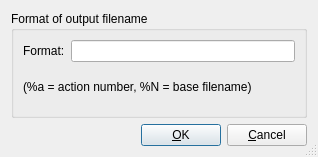
<?xml version="1.0" encoding="UTF-8"?>
<ui version="4.0">
 <class>SetOptionsDialog</class>
 <widget class="QDialog" name="SetOptionsDialog">
  <property name="geometry">
   <rect>
    <x>0</x>
    <y>0</y>
    <width>318</width>
    <height>157</height>
   </rect>
  </property>
  <property name="windowTitle">
   <string>General options</string>
  </property>
  <property name="sizeGripEnabled">
   <bool>true</bool>
  </property>
  <layout class="QGridLayout" name="gridLayout_2">
   <item row="0" column="0">
    <widget class="QGroupBox" name="groupBox">
     <property name="title">
      <string>Format of output filename</string>
     </property>
     <layout class="QGridLayout" name="gridLayout">
      <item row="0" column="0">
       <layout class="QHBoxLayout" name="horizontalLayout">
        <item>
         <widget class="QLabel" name="label_2">
          <property name="text">
           <string>Format:</string>
          </property>
         </widget>
        </item>
        <item>
         <widget class="QLineEdit" name="FilenameFormat_lineEdit"/>
        </item>
       </layout>
      </item>
      <item row="1" column="0">
       <widget class="QLabel" name="label">
        <property name="text">
         <string>(%a = action number, %N = base filename)</string>
        </property>
       </widget>
      </item>
     </layout>
    </widget>
   </item>
   <item row="1" column="0">
    <layout class="QHBoxLayout" name="horizontalLayout_2">
     <item>
      <spacer name="horizontalSpacer">
       <property name="orientation">
        <enum>Qt::Horizontal</enum>
       </property>
       <property name="sizeHint" stdset="0">
        <size>
         <width>40</width>
         <height>20</height>
        </size>
       </property>
      </spacer>
     </item>
     <item>
      <widget class="QPushButton" name="OK_pushButton">
       <property name="text">
        <string>&amp;OK</string>
       </property>
       <property name="default">
        <bool>true</bool>
       </property>
      </widget>
     </item>
     <item>
      <widget class="QPushButton" name="Cancel_pushButton">
       <property name="text">
        <string>&amp;Cancel</string>
       </property>
      </widget>
     </item>
    </layout>
   </item>
  </layout>
 </widget>
 <tabstops>
  <tabstop>OK_pushButton</tabstop>
  <tabstop>Cancel_pushButton</tabstop>
 </tabstops>
 <resources/>
 <connections/>
</ui>
